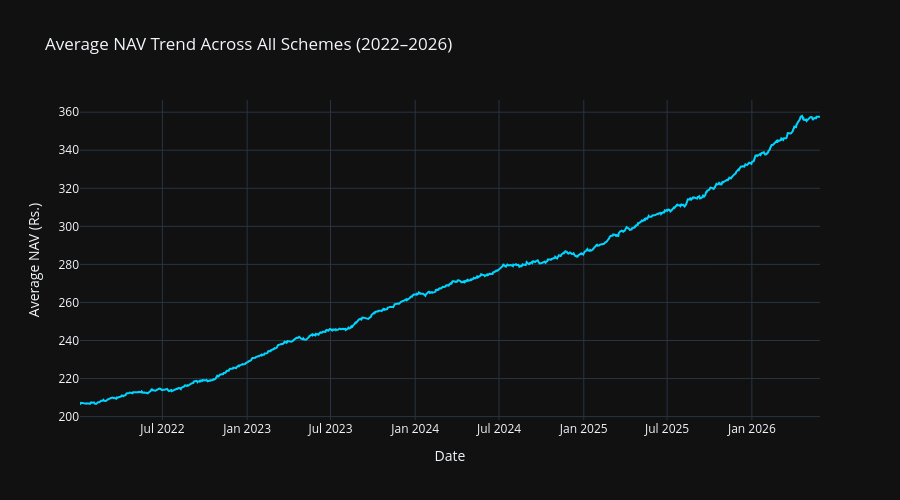

The notebook cell saved with this chart:
### Code cell
# Chart 9: Net Asset Value Trend (Overall Average across all schemes)
import plotly.graph_objects as go

nav_avg = nav.groupby("date")["nav"].mean().reset_index()

fig = go.Figure()
fig.add_trace(go.Scatter(
    x=nav_avg["date"],
    y=nav_avg["nav"],
    mode="lines",
    name="Average NAV",
    line=dict(color="#00d4ff", width=2)
))

fig.update_layout(
    title="Average NAV Trend Across All Schemes (2022–2026)",
    xaxis_title="Date",
    yaxis_title="Average NAV (Rs.)",
    template="plotly_dark",
    height=500
)
fig.write_image(str(PROC_DIR.parent.parent / "reports" / "chart9_nav_trend.png"),
                width=1400, height=500)
fig.show()
print("✅ Chart 9 saved!")

### Figure 1 — Plotly figure (JSON) as saved in the notebook; plotly's stock layout.template omitted (floating-point values rounded to 4 significant figures; data arrays with more than 128 entries replaced by an {"elided": "..."} marker saying what was removed)
{"data": [{"line": {"color": "#00d4ff", "width": 2}, "mode": "lines", "name": "Average NAV", "type": "scatter", "x": {"elided": "1150 str values"}, "y": {"elided": "1150 float values"}}], "layout": {"height": 500, "title": {"text": "Average NAV Trend Across All Schemes (2022–2026)"}, "xaxis": {"title": {"text": "Date"}}, "yaxis": {"title": {"text": "Average NAV (Rs.)"}}}}
